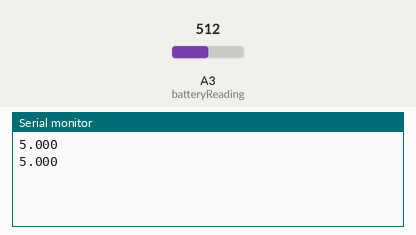
Recording of a sketch running on a simulated Arduino Uno, built with avr-gcc and run on an emulated ATmega328P. Shown: the last lines printed to the serial monitor. The inputs (shaded band) are chosen by the test bench; at power-on: A3 (batteryReading) = 512.

Above: at 1.8 s.
1.9 s: A3 (batteryReading) set to 716
At 2.7 s:
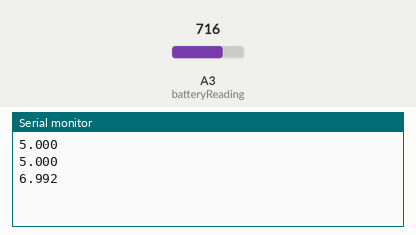
3.4 s: A3 (batteryReading) set to 900
At 4.8 s:
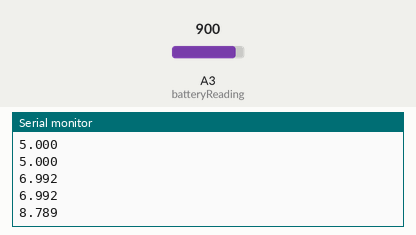
Timing chart, 0 to 6.4 s (numbered marks = the images above; inputs shaded):
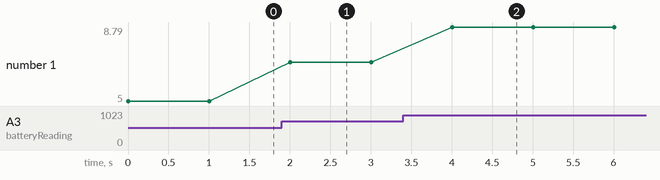

The sketch:

battery.ino
```cpp
int batteryReading = A3;
int enable = 0;

void setup()
{
  Serial.begin(9600);
  while (!Serial);
  pinMode(batteryReading, INPUT);
  pinMode(enable, OUTPUT);
}

void loop()
{
  digitalWrite(enable, HIGH);
  delay(1);
  int reading = analogRead(batteryReading);
  float voltage = (float) reading * (5.0/1024.0) * 2;
  Serial.println(String(voltage, 3));
  digitalWrite(enable, LOW);
  delay(1000);
}
```

Measured:
- after the input at 1.9 s, the serial monitor: prints a new line after 0.10 s (image 1)
- after the input at 3.4 s, the serial monitor: prints a new line after 0.61 s (image 2)
- plotted number 1: 5 → 6.99 after the input at 1.9 s, 6.99 → 8.79 after the input at 3.4 s
